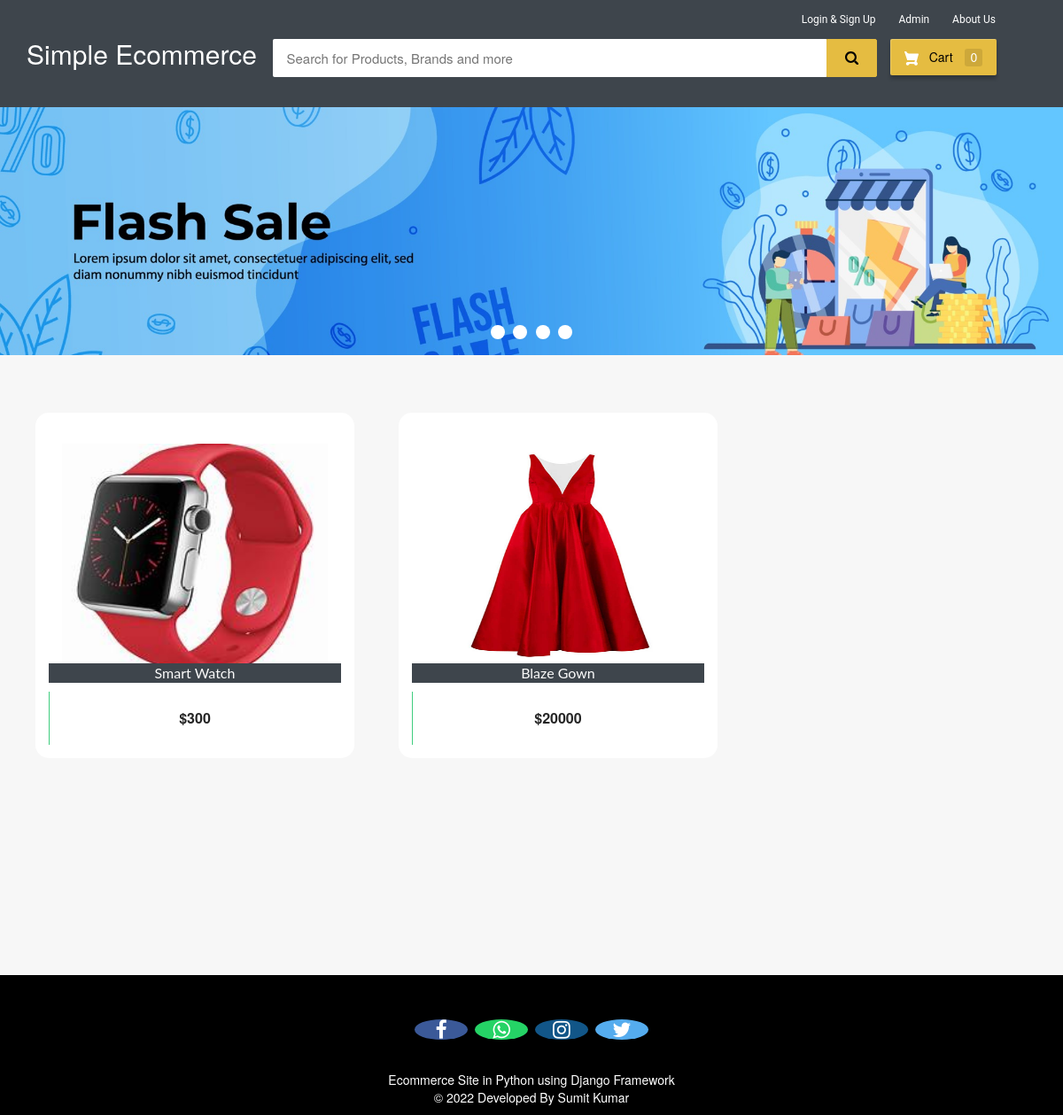
The page / on the database its author committed.
### ecom/models.py (models this page shows, shortened)
class Product(models.Model):
    name=models.CharField(max_length=40)
    product_image= models.ImageField(upload_to='product_image/',null=True,blank=True)
    price = models.PositiveIntegerField()
    description=models.CharField(max_length=40)

### ecom/views.py (the view)
# urls.py: path('',views.home_view,name=''),
def home_view(request):
    products=models.Product.objects.all()
    if 'product_ids' in request.COOKIES:
        product_ids = request.COOKIES['product_ids']
        counter=product_ids.split('|')
        product_count_in_cart=len(set(counter))
    else:
        product_count_in_cart=0
    if request.user.is_authenticated:
        return HttpResponseRedirect('afterlogin')
    return render(request,'ecom/index.html',{'products':products,'product_count_in_cart':product_count_in_cart})

### templates/ecom/index.html (shortened to what this page needs)
{% extends 'ecom/homebase.html' %}
{% load static %}
{% block content %}
<div class="row">
  <div class="col-md-12">
    <div class="slider-container">
      <div class="menu">
        <label for="slide-dot-1"></label>
        <label for="slide-dot-2"></label>
        <label for="slide-dot-3"></label>
        <label for="slide-dot-4"></label>
      </div>
        <div class="slide slide-1"></div>
    </div>
  </div>
</div>
{%if products%}
<br>
  <div class="row">
      {% for p in products %}
      <div class="column">
      <div class="container page-wrapper" style="width: 450px;">
        <div class="page-inner">
          <div class="row">
            <div class="el-wrapper">
              <div class="box-up">
                <img class="img" src="{% static p.product_image.url %}" alt="product pic" height="300px" width="300px">
                <div class="img-info">
                  <div class="info-inner">
                    <span style="background-color:#3e454c; color:fbfbfb;"class="p-company">{{p.name}}</span>
                  </div>
                </div>
              </div>
              <div class="box-down">
                <a class="cart" href="{% url 'add-to-cart' p.id  %}">
                  <span class="price">${{p.price}}</span>
                  <span class="add-to-cart">
                    <span class="txt"><i class="fa fa-shopping-cart"></i> Add To Cart</span>
                  </span>
                </a>
              </div>
            </div>
          </div>
        </div>
      </div>
      </div>
  {% endfor %}
</div>
{%else%}
<h3 style="text-align:center; color:#3E454C;">No Search Found</h3>
{%endif%}
<br><br><br>
<br><br><br><br><br><br><br><br><br><br><br><br>
{% endblock content %}

### templates/ecom/homebase.html (style rules this page uses)
body { background-color: #f7f7f7; }
.menu { cursor: pointer }
.fa { font-size: 23px; width: 60px; text-align: center; text-decoration: none; margin: 5px 2px; border-radius: 50%; }

### rows shown on the page
Product: product_image (picture), name "Smart Watch", price "300"
Product: product_image (picture), name "Blaze Gown", price "20000"

### other values the page prints
{{ product_count_in_cart }} "0"
